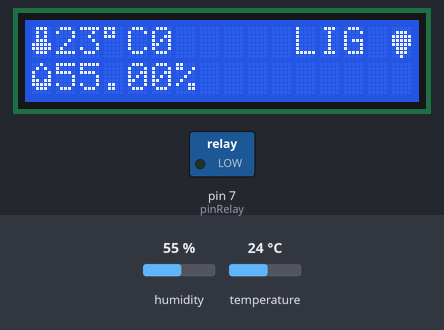
Recording of a sketch running on a simulated Arduino Uno, built with avr-gcc and run on an emulated ATmega328P. Shown: 16×2 character LCD, switched loads named in the sketch (green lamp = pin HIGH). The test bench sets the inputs (shaded band); at power-on: humidity 55 %, temperature 24 °C.

Above: at 1.2 s.
At 17.4 s:
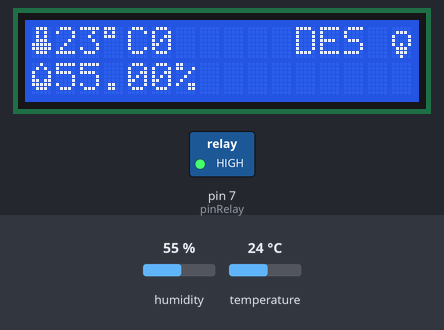
17.5 s: humidity set to 22 %
At 22.2 s:
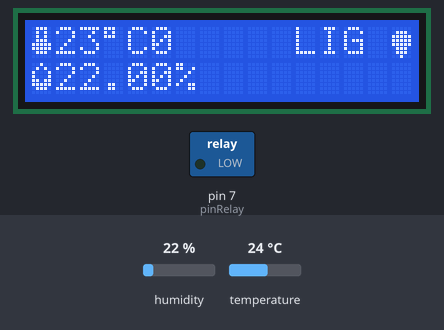
32.6 s: temperature set to 12 °C
At 41.8 s:
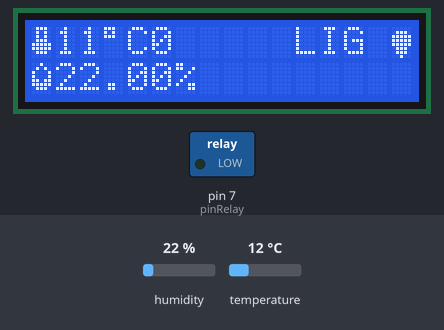
47.7 s: humidity set to 40 %
At 62.5 s:
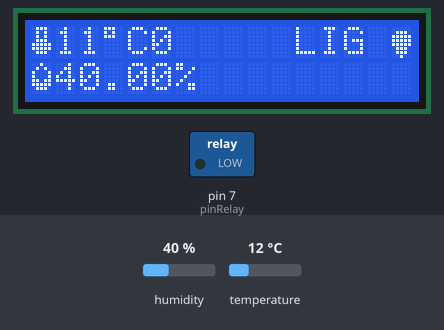
Timing chart, 0 to 66.2 s (numbered marks = the images above; inputs shaded):
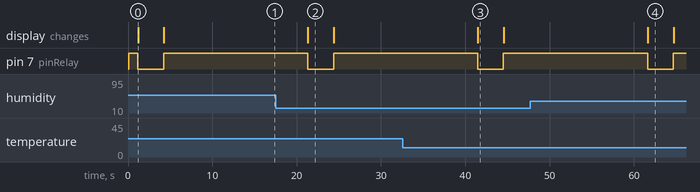

The sketch:

brooder.ino
```cpp
#include <dht.h>
#include <Wire.h>
#include <EEPROM.h>
#include <LiquidCrystal_I2C.h>

/* custom characters LCD */

byte degree[8] = {
  B11100,
  B10100,
  B11100,
  B00000,
  B00000,
  B00000,
  B00000,
  B00000
};

byte gout[8] = {
  B00100,
  B01010,
  B10001,
  B10001,
  B11011,
  B11111,
  B01110,
  B00000
};

byte thermometer[8] = {
  B01110,
  B01010,
  B01010,
  B01110,
  B11111,
  B11111,
  B01110,
  B00000
};

byte light_off[8] = {
  B00000,
  B01110,
  B10001,
  B10001,
  B10101,
  B01110,
  B01110,
  B00100
};

byte light_on[8] = {
  B00000,
  B01110,
  B11111,
  B11111,
  B11111,
  B01110,
  B01110,
  B00100
};

// brooder settings
float minTemperature = 36.0;
float temperatureError = -1.0; // adjust sensor temperature error

#define pinDHT 2
#define pinRelay 7
#define debugMode false // print on serial monitor

dht my_dht;
LiquidCrystal_I2C lcd(0x27, 2, 1, 0, 4, 5, 6, 7, 3, POSITIVE);

void displayLCD();
void EEPROMClear();
void EEPROMWriteInt(int address, int value); // write 2 bytes
int EEPROMReadInt(int address);

int qntSeconds;
float temperature, humidity;
bool lampState;

void setup() {
  if (debugMode) {
    Serial.begin(9600);
    Serial.println("Booting...");
  }

  lcd.begin(16, 2);
  lcd.createChar(0, degree);
  lcd.createChar(1, gout);
  lcd.createChar(2, thermometer);
  lcd.createChar(3, light_off);
  lcd.createChar(4, light_on);
  lcd.clear();

  lcd.setCursor(0, 1);
  lcd.print("Inicializando...");

  pinMode(pinRelay, OUTPUT);

  digitalWrite(pinRelay, HIGH);

  lampState = false;

  // EEPROMClear();

  delay(1000);
  lcd.clear();
}

void loop() {
  my_dht.read11(pinDHT);
  temperature = my_dht.temperature + temperatureError;
  humidity = my_dht.humidity;

  displayLCD();

  // if the temperature is lower than minTemperature, turn on the relay for a few seconds
  if (temperature <= minTemperature) {
    digitalWrite(pinRelay, LOW);
    lampState = true;

    displayLCD();
    delay(3000);
    displayLCD();

    digitalWrite(pinRelay, HIGH);
    lampState = false;

    displayLCD();
    delay(15000);
    displayLCD();
  }

  if (debugMode) {
    debugData();
  }

  delay(2000);
}

void debugData() {
  // status code (only temperature)
  if (temperature < 36) {
    Serial.print("[02] ");
  } else if (temperature > 38) {
    Serial.print("[03] ");
  } else {
    Serial.print("[00] ");
  }

  // data info
  Serial.print(temperature);
  Serial.print(" ");
  Serial.print(humidity);
  Serial.println();
}

/* LCD Display */

void displayLCD() {
  // display basic info
  lcd.setCursor(0, 0);
  lcd.write(byte(2)); // thermomether
  lcd.setCursor(1, 0);
  lcd.print(temperature);
  lcd.setCursor(3, 0);
  lcd.write(byte(0)); // degree
  lcd.setCursor(4, 0);
  lcd.print("C");

  lcd.setCursor(0, 1);
  lcd.write(byte(1)); // gout
  lcd.setCursor(1, 1);
  lcd.print(humidity);
  lcd.print("%");

  if (lampState) {
    lcd.setCursor(15, 0);
    lcd.write(byte(4)); // light on
    lcd.setCursor(11, 0);
    lcd.print("LIG");
  } else {
    lcd.setCursor(15, 0);
    lcd.write(byte(3)); // light off
    lcd.setCursor(11, 0);
    lcd.print("DES");
  }
}

/* EEPROM */

void EEPROMClear() {
  for (int i = 0; i < 1000; i++) {
    EEPROM.write(i, 0);
  }
}

void EEPROMWriteInt(int address, int value){
  byte hiByte = highByte(value);
  byte loByte = lowByte(value);

  EEPROM.write(address, hiByte);
  EEPROM.write(address + 1, loByte);
}

int EEPROMReadInt(int address){
  byte hiByte = EEPROM.read(address);
  byte loByte = EEPROM.read(address + 1);

  return word(hiByte, loByte);
}
```

Measured:
- after the input at 17.5 s, the display: changes after 3.8 s (image 2)
- after the input at 32.6 s, the display: changes after 8.9 s (image 3)
- after the input at 47.7 s, the display: changes after 13.9 s (image 4)
- what the display in image 0 shows lasts 3.0 s, from 1.2 s to 4.2 s
